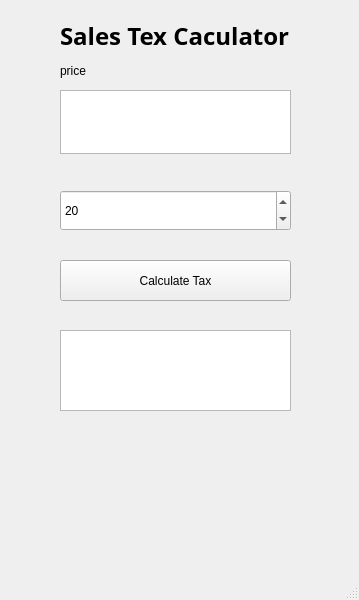
<?xml version="1.0" encoding="UTF-8"?>
<ui version="4.0">
 <class>MainWindow</class>
 <widget class="QMainWindow" name="MainWindow">
  <property name="geometry">
   <rect>
    <x>0</x>
    <y>0</y>
    <width>359</width>
    <height>600</height>
   </rect>
  </property>
  <property name="windowTitle">
   <string>MainWindow</string>
  </property>
  <widget class="QWidget" name="centralwidget">
   <widget class="QTextEdit" name="price_box">
    <property name="geometry">
     <rect>
      <x>60</x>
      <y>90</y>
      <width>231</width>
      <height>64</height>
     </rect>
    </property>
   </widget>
   <widget class="QSpinBox" name="tax_rate">
    <property name="geometry">
     <rect>
      <x>60</x>
      <y>190</y>
      <width>231</width>
      <height>41</height>
     </rect>
    </property>
    <property name="value">
     <number>20</number>
    </property>
   </widget>
   <widget class="QLabel" name="label">
    <property name="geometry">
     <rect>
      <x>60</x>
      <y>60</y>
      <width>71</width>
      <height>21</height>
     </rect>
    </property>
    <property name="text">
     <string>price</string>
    </property>
   </widget>
   <widget class="QPushButton" name="calc_tax_button">
    <property name="geometry">
     <rect>
      <x>60</x>
      <y>260</y>
      <width>231</width>
      <height>41</height>
     </rect>
    </property>
    <property name="text">
     <string>Calculate Tax</string>
    </property>
   </widget>
   <widget class="QTextEdit" name="results_window">
    <property name="geometry">
     <rect>
      <x>60</x>
      <y>330</y>
      <width>231</width>
      <height>81</height>
     </rect>
    </property>
   </widget>
   <widget class="QLabel" name="label_2">
    <property name="geometry">
     <rect>
      <x>60</x>
      <y>20</y>
      <width>291</width>
      <height>31</height>
     </rect>
    </property>
    <property name="font">
     <font>
      <family>Adobe Devanagari</family>
      <pointsize>18</pointsize>
      <weight>75</weight>
      <bold>true</bold>
     </font>
    </property>
    <property name="text">
     <string>Sales Tex Caculator</string>
    </property>
   </widget>
  </widget>
  <widget class="QMenuBar" name="menubar">
   <property name="geometry">
    <rect>
     <x>0</x>
     <y>0</y>
     <width>359</width>
     <height>18</height>
    </rect>
   </property>
  </widget>
  <widget class="QStatusBar" name="statusbar"/>
 </widget>
 <resources/>
 <connections/>
</ui>
